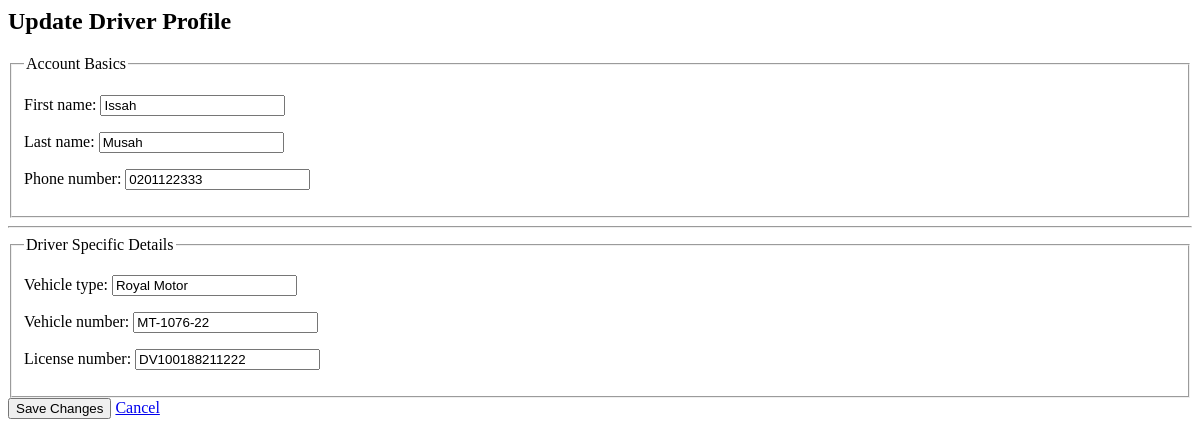
/customer/update-profile/ (signed in), run on an earlier commit of the app's database.
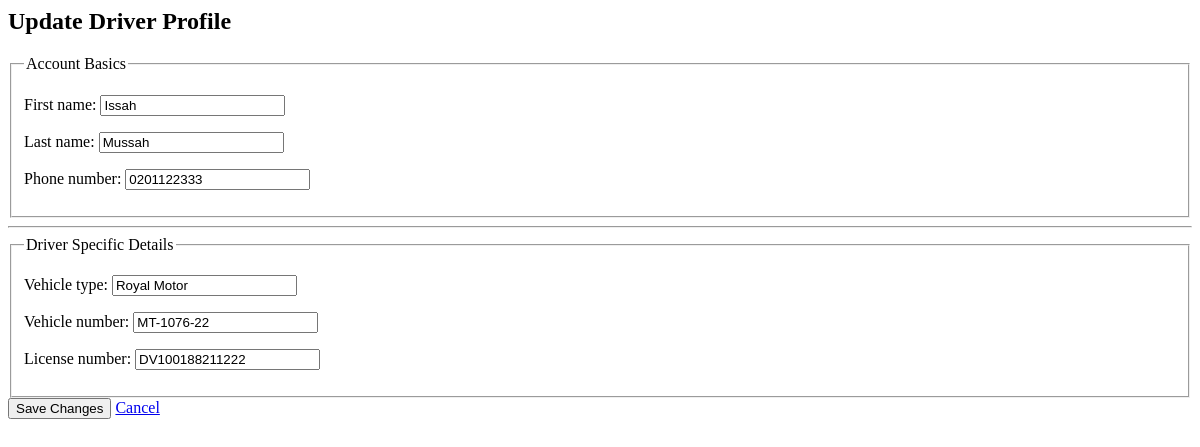
And on a later commit of the database.
### customer/models.py (models this page shows, shortened)
class CustomUser(AbstractUser, PermissionsMixin):
    class Role(models.TextChoices):
        CUSTOMER = "customer", "Customer"
        DRIVER = "driver", "Driver"
        ADMIN = "admin", "Admin"
    username = models.CharField(max_length=150, unique=True, blank=True, null=True)
    email = models.EmailField(unique=True)
    phone_number = models.CharField(max_length=20, unique=True, null=True, blank=True)
    role = models.CharField(max_length=20, choices=Role.choices)
    is_active = models.BooleanField(default=True)
    is_staff = models.BooleanField(default=False)
    created_at = models.DateTimeField(default=timezone.now)
    USERNAME_FIELD = "email"
    REQUIRED_FIELDS = ["phone_number"]
    objects = CustomUserManager()

class DriverProfile(models.Model):
    user = models.OneToOneField(settings.AUTH_USER_MODEL, on_delete=models.CASCADE,  related_name="driverprofile")
    date_modified = models.DateTimeField(auto_now=True)
    vehicle_type = models.CharField(max_length=150, blank=True)
    vehicle_number = models.CharField(max_length=50, blank=True)
    license_number = models.CharField(max_length=50, blank=True)
    availability_status = models.BooleanField(default=True)
    is_complete = models.BooleanField(default=False)
    is_approved = models.BooleanField(default=False)
    approval_status = models.CharField(
        max_length=20,
        choices=[
            ("pending", "Pending"),
            ("approved", "Approved"),
            ("rejected", "Rejected"),
        ],
        default="pending"
    )
    rejection_reason = models.TextField(blank=True, null=True)

### customer/views.py (the view)
# urls.py: path("update-profile/", update_profile, name="update_profile"),
def update_profile(request):
    user = request.user
    if user.role == user.Role.CUSTOMER:
        profile, _ = CustomerProfile.objects.get_or_create(user=user)
        ProfileFormClass = CustomerProfileForm
        role_label = "Customer"
    elif user.role == user.Role.DRIVER:
        profile, _ = DriverProfile.objects.get_or_create(user=user)
        ProfileFormClass = DriverProfileForm
        role_label = "Driver"
    else:
        messages.info(request, "Admins do not have profiles to update.")
        return redirect("customer:home")
    if request.method == "POST":
        user_form = UpdateUserForm(request.POST, instance=user)
        profile_form = ProfileFormClass(request.POST, instance=profile)
        if user_form.is_valid() and profile_form.is_valid():
            user_form.save()
            profile_form.save()
            messages.success(request, "Profile updated successfully!")
            return redirect("customer:home")
    else:
        user_form = UpdateUserForm(instance=user)
        profile_form = ProfileFormClass(instance=profile)
    return render(request, "customer/update_profile.html", {
        "user_form": user_form,
        "profile_form": profile_form,
        "role_label": role_label
    })

### customer/forms.py
class UpdateUserForm(forms.ModelForm):
    class Meta:
        model = UserR
        fields = ['first_name', 'last_name', 'phone_number']

class DriverProfileForm(forms.ModelForm):
    class Meta:
        model = DriverProfile
        fields = ['vehicle_type', 'vehicle_number', 'license_number']

### customer/templates/customer/update_profile.html (shortened to what this page needs)
<div class="container">
    <h2>Update {{ role_label }} Profile</h2>
    <form method="post" class="form-group">
        <fieldset>
            <legend>Account Basics</legend>
            {{ user_form.as_p }}
        </fieldset>
        <hr>
        <fieldset>
            <legend>{{ role_label }} Specific Details</legend>
            {{ profile_form.as_p }}
        </fieldset>
        <div class="actions">
            <button type="submit" class="btn btn-primary">Save Changes</button>
            <a href="{% url 'customer:home' %}" class="btn btn-secondary">Cancel</a>
        </div>
    </form>
</div>

What changed in the data, as far as the page shows it:
changed CustomUser "Driver": last_name "Musah" → "Mussah"
